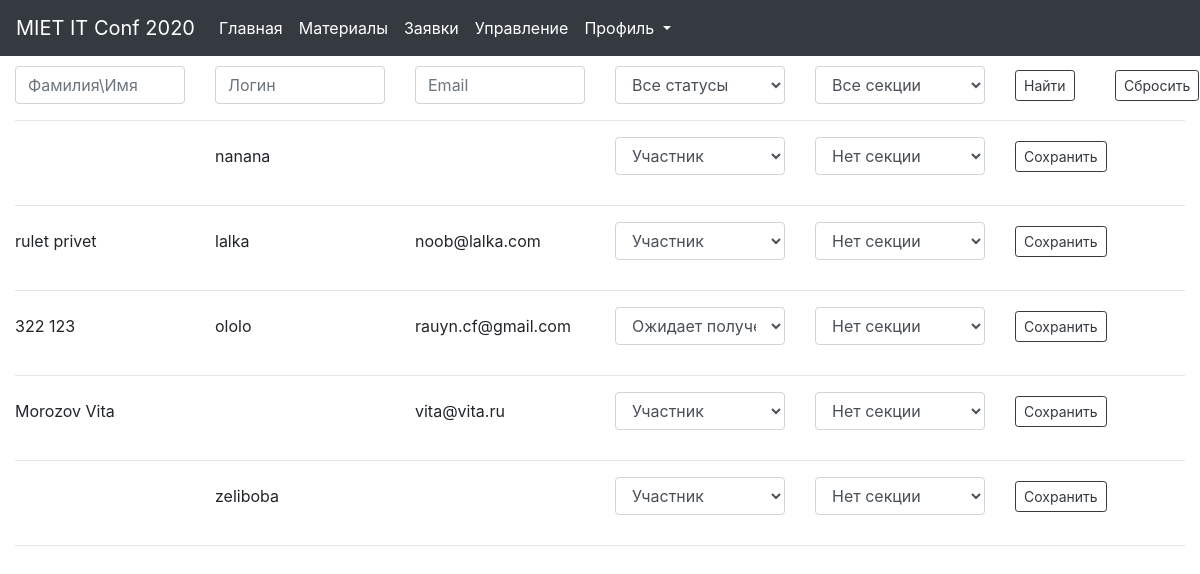
The app's page /management/ (signed in), older data.
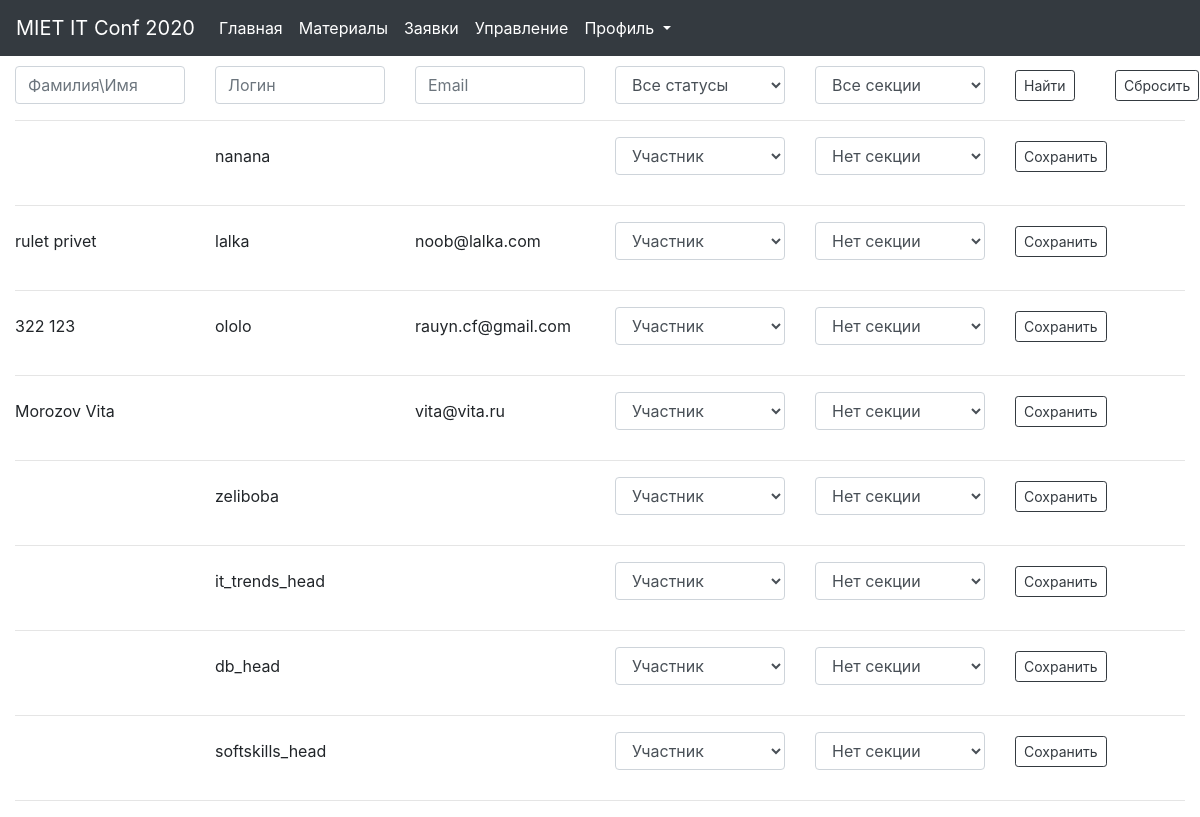
The same page, newer data.
### users/models.py (models this page shows, shortened)
class UserProfile(models.Model):
    class Meta:
        verbose_name = 'Профиль пользователя'
        verbose_name_plural = 'Профили пользователей'
    PART = 'participant'
    AUTHOR = 'author'
    APPROVING = 'approving'
    TECH = 'tech_sec'
    SCI = 'sci_sec'
    HEAD = 'head'
    STATUS_CHOICES = (
        (PART, 'Участник'),
        (APPROVING, 'Ожидает получения статуса автора'),
        (AUTHOR, 'Автор'),
        (TECH, 'Технический секретарь'),
        (SCI, 'Учёный секретарь'),
        (HEAD, 'Руководитель секции'),
    )
    user = models.OneToOneField(User,
                                verbose_name='Пользователь',
                                on_delete=models.CASCADE)
    location = models.CharField(verbose_name='Местоположение',
                                max_length=50, blank=True)
    birth_date = models.DateField(verbose_name='Дата рождения', blank=True, null=True)
    status = models.CharField(verbose_name='Статус',
                              choices=STATUS_CHOICES,
                              max_length=255)
    section = models.ForeignKey(Section,
                                verbose_name='Секция',
                                on_delete=models.SET_NULL, null=True)
    def is_staff(self):
        return self.status in ('tech_sec', 'sci_sec', 'head')

### main_app/models.py (models this page shows, shortened)
class Section(models.Model):
    class Meta:
        verbose_name = 'Секция'
        verbose_name_plural = 'Секции'
    name = models.CharField(verbose_name='Название',
                            max_length=255,
                            unique=True)
    description = models.TextField(verbose_name='Описание')
    head = models.OneToOneField(User,
                                verbose_name='Руководитель секции',
                                on_delete=models.CASCADE)

### main_app/views.py (the view, shortened to what this page needs)
# urls.py: path('management/', views.management, name='management')
def management(request):
    if request.user.userprofile.status != 'head':
        return redirect('home')
    statuses = [ {'choice': i[0], 'display': i[1]} for i in UserProfile.STATUS_CHOICES]
    sections = Section.objects.filter(Q(name='Нет секции') | Q(name=request.user.section.name))
    section_filter = request.GET.get('section_filter')
    if not section_filter or section_filter == 'any':
        persons = UserProfile.objects.filter(Q(section__name='Нет секции') | Q(section__name=request.user.section.name))
    else:
        persons = UserProfile.objects.filter(section__name=section_filter)
    name_filter = request.GET.get('name_filter')
    login_filter = request.GET.get('login_filter')
    email_filter = request.GET.get('email_filter')
    status_filter = request.GET.get('status_filter')
    new_section = request.GET.get('new_section')
    new_status = request.GET.get('new_status')
    person_id = request.GET.get('person_id')
    if name_filter:
        persons = persons.filter(Q(user__last_name__icontains=name_filter) | Q(user__first_name__icontains=name_filter))
    if login_filter:
        persons = persons.filter(user__username__icontains=login_filter)
    if email_filter:
        persons = persons.filter(user__email__icontains=email_filter)
    if new_status:
        person = UserProfile.objects.get(pk=person_id)
        person.change_status(new_status)
        return redirect('management')
    if new_section:
        person = UserProfile.objects.get(pk=person_id)
        person.section = Section.objects.get(name=new_section)
        return redirect('management')
    context = {
        'persons': persons,
        'statuses': statuses,
        'sections': sections,
        'name_filter': name_filter,
        'login_filter': login_filter,
        'email_filter': email_filter,
        'status_filter': status_filter,
        'section_filter': section_filter
    }
    return render(request, 'pages/management.html', context)

### isconf/templates/pages/management.html (shortened to what this page needs)
{% extends 'base/base.html' %}
{% block content %}
    <div class="container-fluid">
        <form action="">
            <div class="row m-10 d-flex align-items-center">
                <div class="col-2"><input type="text" class="form-control" name="name_filter" placeholder="Фамилия\Имя" {% if name_filter %} value="{{ name_filter }} {% endif %}"></div>
                <div class="col-2"><input type="text" class="form-control" name="login_filter" placeholder="Логин" {% if login_filter %}value="{{ login_filter }} {% endif %}"></div>
                <div class="col-2"><input type="text" class="form-control" name="email_filter" placeholder="Email" {% if email_filter %} value="{{ email_filter }} {% endif %}"></div>
                <div class="col-2">
                    <select class="form-control" name="status_filter" id="status_filter">
                        {% if status_filter and not status_filter == 'any'%}
                            <option selected value="any">Все статусы</option>
                            <option selected value="{{ status_filter.choice }}">{{ status_filter.display }}</option>
                        {% elif not status_filter or status_filter == 'any'%}
                            <option selected value="any">Все статусы</option>
                        {% endif %}
                    </select>
                </div>
                <div class="col-2">
                    <select class="form-control" name="section_filter" id="section_filter">
                        {% if section_filter and section_filter != 'any'%}
                            <option selected value="any">Все секции</option>
                            <option selected value="{{ section_filter }}">{{ section_filter }}</option>
                        {% else %}
                            <option selected value="any">Все секции</option>
                        {% endif %}
                    </select>
                </div>
                <div class="col-1"><input class="btn btn-sm btn-outline-dark" type="submit" value="Найти"></div>
                <div class="col-1"><a class="btn btn-sm btn-outline-dark" href="{% url 'management' %}">Сбросить</a></div>
            </div>
        </form>
        <hr \>
        {% for person in persons %}
            {% if person.status != user.userprofile.status %}
                <form action="">
                    <div class="row d-flex align-items-center mb-30">
                        <div class="col-2">{{ person.user.last_name }} {{ person.user.first_name }}</div>
                        <div class="col-2">{{ person.user.username }}</div>
                        <div class="col-2">{{ person.user.email }}</div>
                        <div class="col-2">
                            <select class="form-control" name="new_status" id="new_status">
                                <option selected value="{{ person.status }}">{{ person.get_status_display }}</option>
                            </select>
                        </div>
                        <div class="col-2">
                            <select class="form-control" name="new_section" id="new_section">
                                <option selected value="{{ person.section.name }}">{{ person.section.name }}</option>
                            </select>
                        </div>
                        <div class="col-1"><input class="btn btn-sm btn-outline-dark" type="submit" value="Сохранить"></div>
                    </div>
                </form>
                <hr \>
            {% endif %}
        {% endfor %}
    </div>
{% endblock %}

### isconf/templates/base/base.html (shortened to what this page needs)
<!DOCTYPE html>
{% load static %}
<html lang="ru">
<head>
    <link rel="stylesheet" href="{% static 'css/styles.css' %}">
    <link rel="stylesheet" href="https://stackpath.bootstrapcdn.com/bootstrap/4.4.1/css/bootstrap.min.css">
</head>
<body>
{% block navbar %}
<nav class="navbar navbar-expand navbar-dark bg-dark">
    <a class="navbar-brand" href="{% url 'home' %}">MIET IT Conf 2020</a>
    <div class="collapse navbar-collapse" id="navbarNav">
        <ul class="navbar-nav">
            <li class="nav-item active">
                <a class="nav-link" href="{% url 'home' %}">Главная<span class="sr-only">(current)</span></a>
            </li>
            <li class="nav-item active">
                <a class="nav-link" href="{% url 'material_list' %}">Материалы</a>
            </li>
        {% if user.userprofile.is_staff %}
            <li class="nav-item active">
                <a class="nav-link" href="{% url 'requests' %}">Заявки</a>
            </li>
        {% endif %}
        {% if user.userprofile.status == 'head' %}
            <li class="nav-item active">
                <a class="nav-link" href="{% url 'management' %}">Управление</a>
            </li>
        {% endif %}
            <li class="nav-item dropdown active">
                <a class="nav-link dropdown-toggle" href="#" id="navbarDropdown" role="button" data-toggle="dropdown" aria-haspopup="true" aria-expanded="false">
                    Профиль
                </a>
            </li>
        </ul>
    </div>
</nav>
{% endblock %}
{% block content %} {% endblock %}
</body>
</html>

### static/css/styles.css (style rules this page uses)
.m-10 { margin-top: 10px; }
.mb-30 { margin-bottom: 30px; }

Row changes from the older to the newer data that the page shows:
changed UserProfile "ololo": new_status "Ожидает получения статуса автора" → "Участник"
added UserProfile: user.username "it_trends_head", new_status "Участник", new_section "Нет секции"
added UserProfile: user.username "db_head", new_status "Участник", new_section "Нет секции"
added UserProfile: user.username "softskills_head", new_status "Участник", new_section "Нет секции"
